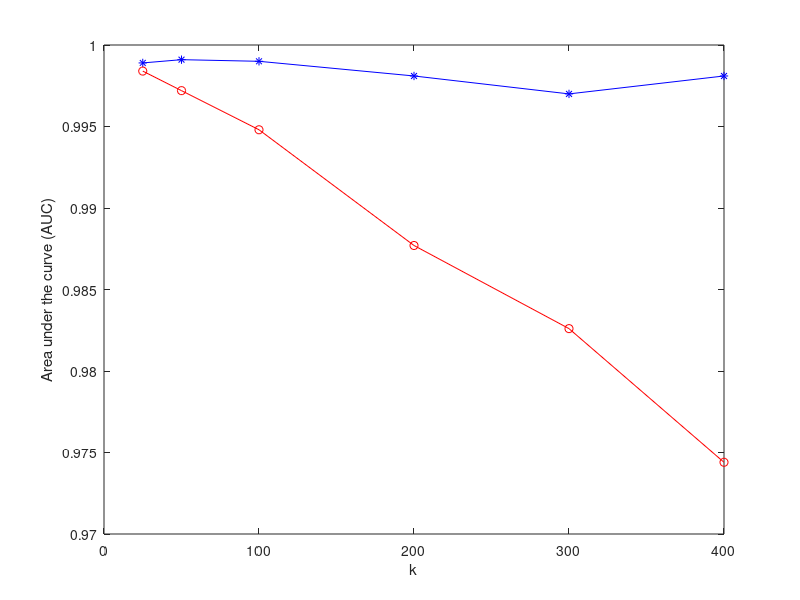

MATLAB code for this plot: (Note: this script raises an error after producing the figure.)
%weighted
plot([25 50 100 200 300 400],...
     [0.9989 0.9991 0.9990 0.9981 0.9970 0.9981], 'b*-');
hold on;

%non-weighted
plot([25 50 100 200 300 400],...
     [0.9984 0.9972 0.9948 0.9877 0.9826 0.9744], 'ro-');


     
xlabel('k');
ylabel('Area under the curve (AUC)');
legend('Weighted', 'Original', 3);
axis([0 400 0.97 1]);
title('AUC vs. k');